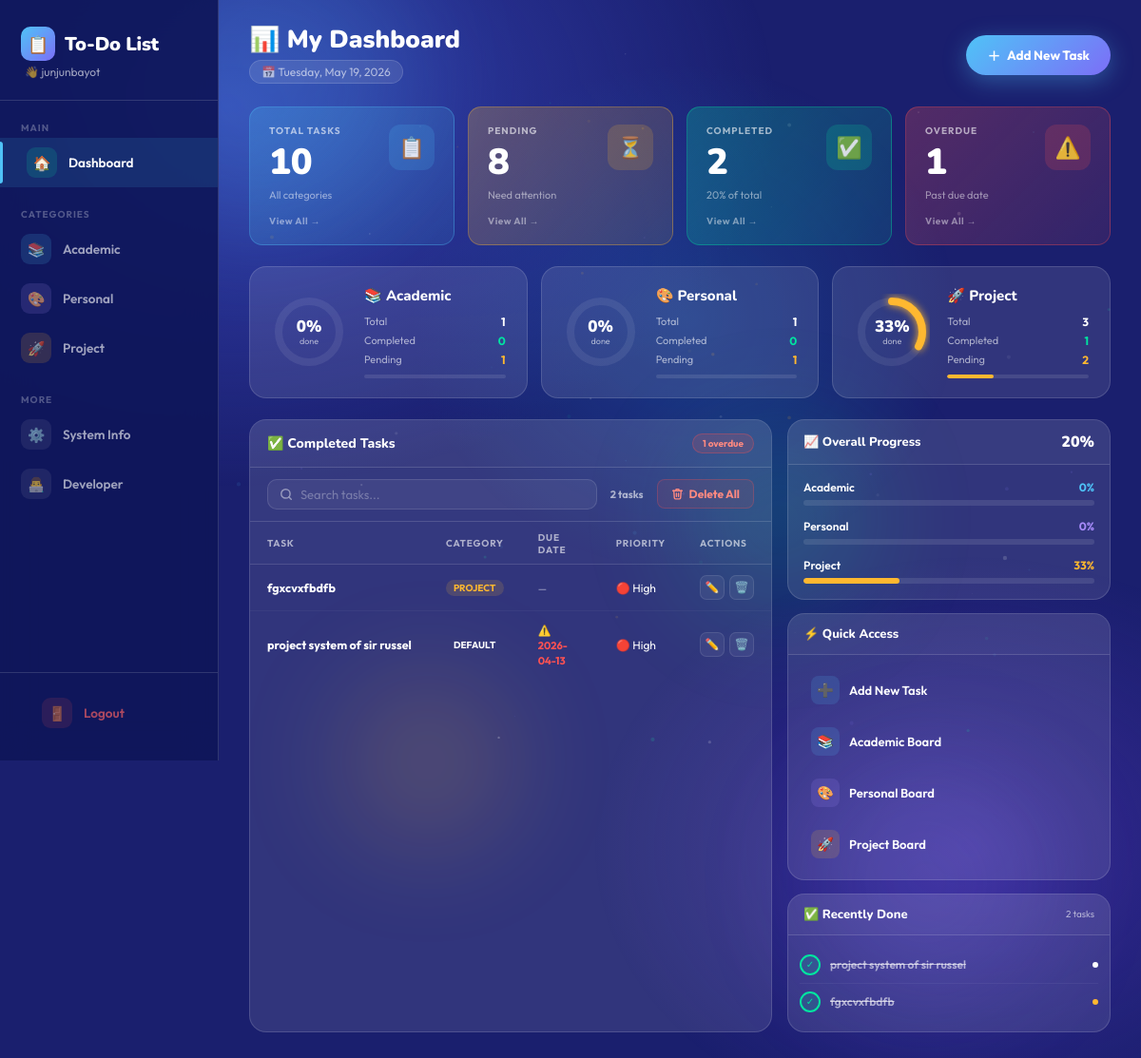
/index.php?filter=completed (signed in), run on the app's committed database.
### tables this page shows
CREATE TABLE `task` (
  `task_id` int(11) NOT NULL,
  `task_name` varchar(255) DEFAULT NULL,
  `description` text DEFAULT NULL,
  `due_date` date DEFAULT NULL,
  `status` varchar(50) DEFAULT NULL,
  `priority` int(11) DEFAULT 1,
  `category` varchar(50) DEFAULT NULL
);

### index.php (the view, shortened to what the rows shown need)
<?php
include 'db.php';
$category = $_GET['category'] ?? '';
$filter = $_GET['filter'] ?? 'all';
if ($category != '') {
    $stmt = $conn->prepare("SELECT COUNT(*) as c FROM task WHERE category = ?");
    $stmt->bind_param("s", $category);
} else {
    $stmt = $conn->prepare("SELECT COUNT(*) as c FROM task");
}
$stmt->execute();
if ($category != '') {
    $stmt = $conn->prepare("SELECT COUNT(*) as c FROM task WHERE status='pending' AND category = ?");
    $stmt->bind_param("s", $category);
} else {
    $stmt = $conn->prepare("SELECT COUNT(*) as c FROM task WHERE status='pending'");
}
$stmt->execute();
if ($category != '') {
    $stmt = $conn->prepare("SELECT COUNT(*) as c FROM task WHERE status='completed' AND category = ?");
    $stmt->bind_param("s", $category);
} else {
    $stmt = $conn->prepare("SELECT COUNT(*) as c FROM task WHERE status='completed'");
}
$stmt->execute();
function fetchByCategory($conn, $cat) {
    $stmt = $conn->prepare("SELECT * FROM task WHERE category = ? ORDER BY due_date ASC");
    $stmt->bind_param("s", $cat);
    $stmt->execute();
    return $stmt->get_result()->fetch_all(MYSQLI_ASSOC);
}
$academicTasks = fetchByCategory($conn, 'academic');
$personalTasks = fetchByCategory($conn, 'personal');
$projectTasks  = fetchByCategory($conn, 'project');
$acadTotal  = count($academicTasks);
$persTotal  = count($personalTasks);
$acadDone   = count(array_filter($academicTasks, fn($t) => $t['status'] === 'completed'));
$persDone   = count(array_filter($personalTasks, fn($t) => $t['status'] === 'completed'));
if ($filter === 'pending') {
    $stmt = $conn->prepare("SELECT * FROM task WHERE status='pending' ORDER BY due_date ASC LIMIT 20");
} elseif ($filter === 'completed') {
    $stmt = $conn->prepare("SELECT * FROM task WHERE status='completed' ORDER BY due_date ASC LIMIT 20");
} elseif ($filter === 'overdue') {
    $stmt = $conn->prepare("SELECT * FROM task WHERE status='pending' AND due_date < CURDATE() AND due_date != '0000-00-00' ORDER BY due_date ASC LIMIT 20");
} else {
    $stmt = $conn->prepare("SELECT * FROM task ORDER BY due_date ASC LIMIT 20");
}
$stmt->execute();
$attentionTasks = $stmt->get_result()->fetch_all(MYSQLI_ASSOC);
$today = date('Y-m-d');
?>
<!DOCTYPE html>
<html lang="en">
<head>
</head>
<body>
<main class="main">
    <div class="topbar">
        <div class="topbar-left">
            <h1>📊 My Dashboard</h1>
        </div>
    </div>
    <div class="donut-row">
        <div class="donut-card dc-blue">
            <div class="donut-info">
                <div class="donut-stat">
                    <span class="donut-stat-label">Completed</span>
                    <span class="donut-stat-val" style="color:var(--done)"><?= $acadDone ?></span>
                </div>
                <div class="donut-stat">
                    <span class="donut-stat-label">Pending</span>
                    <span class="donut-stat-val" style="color:var(--pending)"><?= $acadTotal - $acadDone ?></span>
                </div>
            </div>
        </div>
        <div class="donut-card dc-purple">
            <div class="donut-info">
                <div class="donut-stat">
                    <span class="donut-stat-label">Completed</span>
                    <span class="donut-stat-val" style="color:var(--done)"><?= $persDone ?></span>
                </div>
                <div class="donut-stat">
                    <span class="donut-stat-label">Pending</span>
                    <span class="donut-stat-val" style="color:var(--pending)"><?= $persTotal - $persDone ?></span>
                </div>
            </div>
        </div>
    </div>
    <div class="bottom-row">
        <div class="panel">
            <?php if (count($attentionTasks) > 0): ?>
            <table class="attn-table" id="attnTable">
                <thead>
                    <tr>
                        <th>Task</th>
                        <th>Category</th>
                        <th>Due Date</th>
                        <th>Priority</th>
                        <th>Actions</th>
                    </tr>
                </thead>
                <tbody id="attnBody">
                <?php foreach ($attentionTasks as $row):
                    $tid = intval($row['task_id'] ?? $row['id'] ?? 0);
                    $tsafe = addslashes($row['task_name'] ?? '');
                    $due = $row['due_date'];
                    $diff = $due !== '0000-00-00' ? (strtotime($due) - strtotime($today)) / 86400 : 999;
                    $dueClass = $diff < 0 ? 'overdue' : ($diff <= 3 ? 'due-soon' : 'ok');
                    $dueLabel = $diff < 0 ? '⚠️ ' . $due : ($due === '0000-00-00' ? '—' : '📅 ' . $due);
                    $pri = (int)($row['priority'] ?? 1);
                    $priLabel = $pri === 3 ? '🔴 High' : ($pri === 2 ? '🟡 Med' : '🟢 Low');
                    $cat = $row['category'] ?? 'default';
                ?>
                <tr data-name="<?= strtolower(htmlspecialchars($row['task_name'])) ?>">
                    <td><div class="attn-name" title="<?= htmlspecialchars($row['task_name']) ?>"><?= htmlspecialchars($row['task_name']) ?></div></td>
                    <td><span class="attn-cat cat-<?= $cat ?>"><?= ucfirst($cat) ?></span></td>
                    <td><span class="attn-due <?= $dueClass ?>"><?= $dueLabel ?></span></td>
                    <td><span style="font-size:12px"><?= $priLabel ?></span></td>
                    <td>
                        <div class="attn-actions">
                            <a href="edit.php?id=<?= $tid ?>" class="kbtn kbtn-edit" title="Edit">✏️</a>
                            <button class="kbtn kbtn-del" title="Delete" onclick="confirmDelete(<?= $tid ?>,'<?= $tsafe ?>')">🗑️</button>
                        </div>
                    </td>
                </tr>
                <?php endforeach; ?>
                </tbody>
            </table>
            <?php else: ?>
                <div class="no-attn"><span>🎉</span>No tasks here! All clear.</div>
            <?php endif; ?>
        </div>
        <div class="side-panel">
            <div class="mini-panel">
                <div class="prog-mini">
                    <div class="prog-mini-row">
                        <span class="prog-mini-label">Academic</span>
                        <span class="prog-mini-pct" style="color:#4fc3f7"><?= $acadTotal > 0 ? round(($acadDone/$acadTotal)*100) : 0 ?>%</span>
                    </div>
                    <div class="prog-mini-row">
                        <span class="prog-mini-label">Personal</span>
                        <span class="prog-mini-pct" style="color:#a78bfa"><?= $persTotal > 0 ? round(($persDone/$persTotal)*100) : 0 ?>%</span>
                    </div>
                </div>
            </div>
            <?php
            $stmt = $conn->prepare("SELECT * FROM task WHERE status='completed' ORDER BY due_date DESC LIMIT 4");
            $stmt->execute();
            $recentDone = $stmt->get_result()->fetch_all(MYSQLI_ASSOC);
            $catDots = ['academic'=>'#4fc3f7','personal'=>'#a78bfa','project'=>'#ffb830'];
            ?>
            <div class="mini-panel">
                <div class="recent-done">
                    <?php if (count($recentDone) > 0): ?>
                        <?php foreach ($recentDone as $d): ?>
                        <div class="done-item">
                            <div class="done-check">✓</div>
                            <div class="done-name" title="<?= htmlspecialchars($d['task_name']) ?>"><?= htmlspecialchars($d['task_name']) ?></div>
                            <div class="done-cat-dot" style="background:<?= $catDots[$d['category']] ?? '#fff' ?>"></div>
                        </div>
                        <?php endforeach; ?>
                    <?php else: ?>
                        <div style="text-align:center;padding:16px;color:var(--text2);font-size:12px">No completed tasks yet</div>
                    <?php endif; ?>
                </div>
            </div>
        </div>
    </div>
</main>
</body>
</html>

### data on the page
task: status "0", $acadTotal-$acadDone "1", ($acadDone/$acadTotal)*100 "0"
task: status "0", $persTotal-$persDone "1", ($persDone/$persTotal)*100 "0"
task: task_name "fgxcvxfbdfb", category "PROJECT", priority "🔴 High"
task: task_name "project system of sir russel", category "DEFAULT", priority "🔴 High"

### other printed values
$_SESSION['user'] "junjunbayot"
$total "10"
$pending "8"
$completed "2"
$progressPercent "20"
$overdueCount "1"
$acadTotal "1"
$persTotal "1"
$projTotal "3"
$projDone "1"
$projTotal - $projDone "2"
$panelTitle "✅ Completed Tasks"
count($attentionTasks) "2"
count($recentDone) "2"
chart data {{ ($acadDone/$acadTotal)*100 }} 0
